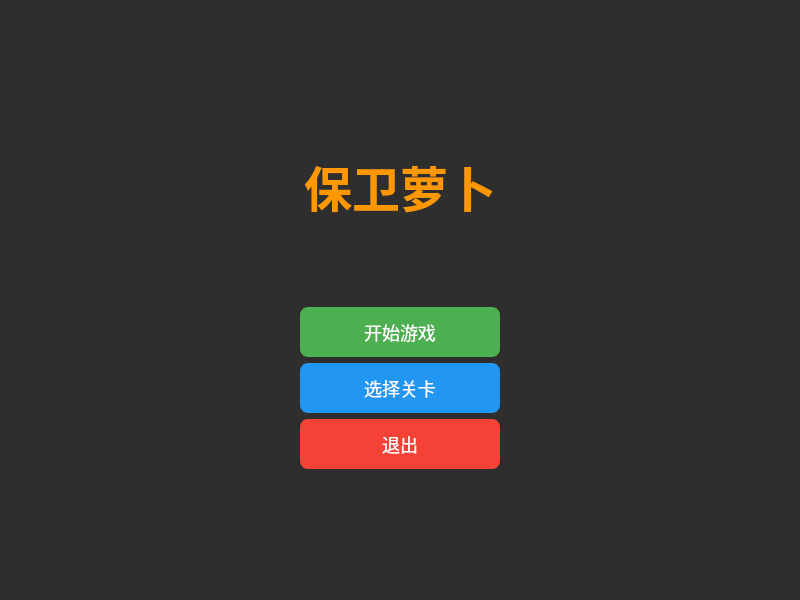
<?xml version="1.0" encoding="UTF-8"?>
<ui version="4.0">
 <class>MainMenuWidget</class>
 <widget class="QWidget" name="MainMenuWidget">
  <property name="geometry">
   <rect><x>0</x><y>0</y><width>800</width><height>600</height></rect>
  </property>
  <property name="styleSheet">
   <string notr="true">QWidget#MainMenuWidget { background-color: #2E2E2E; }</string>
  </property>
  <layout class="QVBoxLayout" name="verticalLayout">
   <item>
    <spacer name="topSpacer"><property name="orientation"><enum>Qt::Vertical</enum></property><property name="sizeHint"><size><width>20</width><height>120</height></size></property></spacer>
   </item>
   <item>
    <widget class="QLabel" name="titleLabel">
     <property name="text"><string>保卫萝卜</string></property>
     <property name="alignment"><set>Qt::AlignCenter</set></property>
     <property name="styleSheet"><string notr="true">font-size: 48px; font-weight: bold; color: #FF9800; padding: 20px;</string></property>
    </widget>
   </item>
   <item>
    <spacer name="midSpacer"><property name="orientation"><enum>Qt::Vertical</enum></property><property name="sizeHint"><size><width>20</width><height>40</height></size></property></spacer>
   </item>
   <item>
    <layout class="QHBoxLayout" name="buttonLayout">
     <item><spacer name="leftSpacer"><property name="orientation"><enum>Qt::Horizontal</enum></property><property name="sizeHint"><size><width>200</width><height>20</height></size></property></spacer></item>
     <item>
      <layout class="QVBoxLayout" name="buttonsInner">
       <item><widget class="QPushButton" name="btnStart"><property name="text"><string>开始游戏</string></property><property name="minimumSize"><size><width>200</width><height>50</height></size></property><property name="styleSheet"><string notr="true">QPushButton { background-color: #4CAF50; color: white; font-size: 18px; border: none; border-radius: 8px; } QPushButton:hover { background-color: #45a049; }</string></property></widget></item>
       <item><widget class="QPushButton" name="btnLevelSelect"><property name="text"><string>选择关卡</string></property><property name="minimumSize"><size><width>200</width><height>50</height></size></property><property name="styleSheet"><string notr="true">QPushButton { background-color: #2196F3; color: white; font-size: 18px; border: none; border-radius: 8px; } QPushButton:hover { background-color: #1976D2; }</string></property></widget></item>
       <item><widget class="QPushButton" name="btnExit"><property name="text"><string>退出</string></property><property name="minimumSize"><size><width>200</width><height>50</height></size></property><property name="styleSheet"><string notr="true">QPushButton { background-color: #f44336; color: white; font-size: 18px; border: none; border-radius: 8px; } QPushButton:hover { background-color: #d32f2f; }</string></property></widget></item>
      </layout>
     </item>
     <item><spacer name="rightSpacer"><property name="orientation"><enum>Qt::Horizontal</enum></property><property name="sizeHint"><size><width>200</width><height>20</height></size></property></spacer></item>
    </layout>
   </item>
   <item>
    <spacer name="bottomSpacer"><property name="orientation"><enum>Qt::Vertical</enum></property><property name="sizeHint"><size><width>20</width><height>120</height></size></property></spacer>
   </item>
  </layout>
 </widget>
 <resources/>
 <connections/>
</ui>
